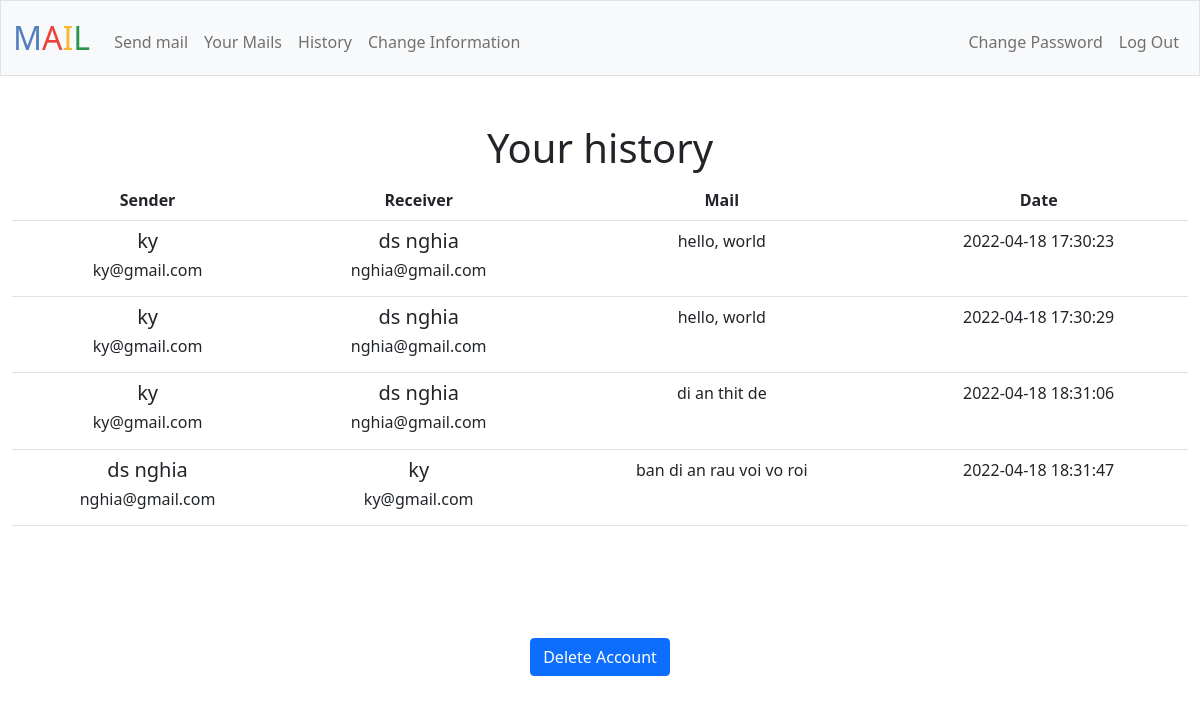
Before: /history (signed in) with the older database file.
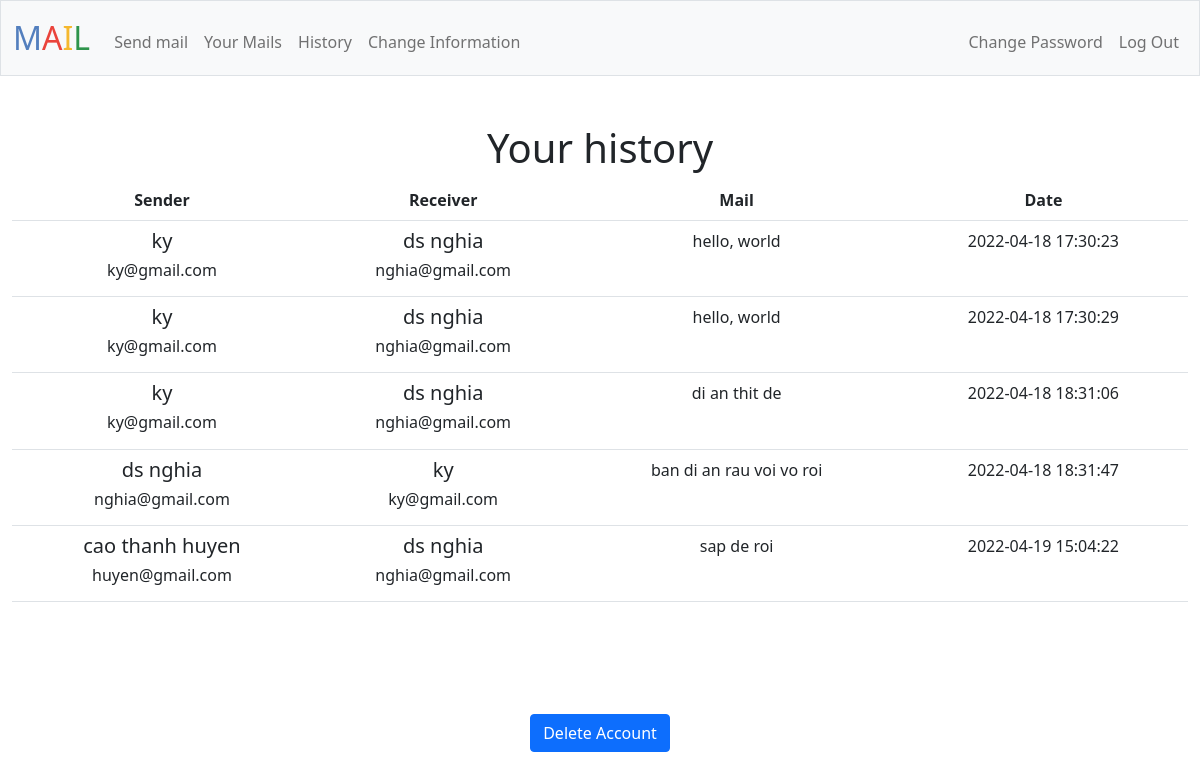
After: the same page with the newer database file.
### tables this page shows
CREATE TABLE informations (user_id INTEGER NOT NULL, name TEXT NOT NULL, birth TEXT, place TEXT, number TEXT, email TEXT NOT NULL UNIQUE);

CREATE TABLE mail_box (id INTEGER PRIMARY KEY AUTOINCREMENT NOT NULL, 
sender_id INTEGER NOT NULL, receiver_id INTEGER NOT NULL, 
sender TEXT NOT NULL, receiver TEXT NOT NULL, 
date TIMESTAMP NOT NULL, mail TEXT NOT NULL);

### app.py (the view)
@app.route("/history")
@login_required
def history():
    user_id = session['user_id']
    rows = db.execute("SELECT * FROM mail_box WHERE sender_id = ? OR receiver_id = ?", user_id, user_id)
    histories = []
    for row in rows:
        history = {}
        history['sender'] = row['sender']
        history['sender_email'] = db.execute("SELECT email FROM informations WHERE user_id = ?", row['sender_id'])[0]['email']
        history['receiver'] = row['receiver']
        history['receiver_email'] = db.execute("SELECT email FROM informations WHERE user_id = ?", row['receiver_id'])[0]['email']
        history['mail'] = row['mail']
        history['date'] = row['date']
        histories.append(history)
    return render_template("history.html", histories=histories)

### app.py (called while the page is built)
@app.after_request
def after_request(response):
    response.headers["Cache-Control"] = "no-cache, no-store, must-revalidate"
    response.headers["Expires"] = 0
    response.headers["Pragma"] = "no-cache"
    return response

### helpers.py (called while the page is built)
def login_required(f):
    @wraps(f)
    def decorated_function(*args, **kwargs):
        if session.get("user_id") is None:
            return redirect("/login")
        return f(*args, **kwargs)
    return decorated_function

### templates/history.html (shortened to what this page needs)
{% extends "layout.html" %}
{% block main %}
    <h1>Your history</h1>
    <table class="table">
        <tr id="head">
            <th scope="col">Sender</th>
            <th scope="col">Receiver</th>
            <th scope="col">Mail</th>
            <th scope="col">Date</th>
        </tr>
        {% for history in histories %}
        <tr>
            <td>
                <h5>{{ history['sender'] }}</h5>
                <h6>{{ history['sender_email'] }}</h6>
            </td>
            <td>
                <h5>{{ history['receiver'] }}</h5>
                <h6>{{ history['receiver_email'] }}</h6>
            </td>
            <td id="mail">{{ history['mail'] }}</td>
            <td>{{ history['date'] }}</td>
        </tr>
        {% endfor %}
    </table>
{% endblock %}

Changed rows visible on the page:
added mail_box: sender "cao thanh huyen", receiver "ds nghia", mail "sap de roi", date "2022-04-19 15:04:22"
now on this page (row unchanged): informations: sender_email "huyen@gmail.com"
Other visible differences:
new list line: "nghia@gmail.com"
